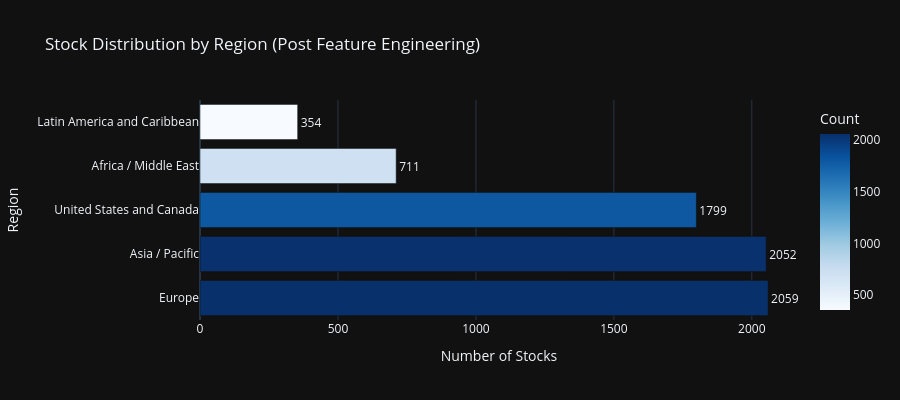
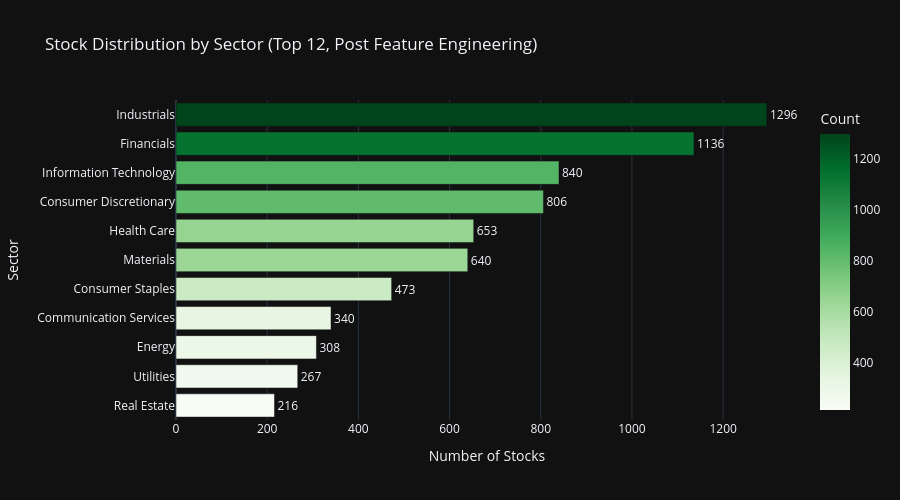
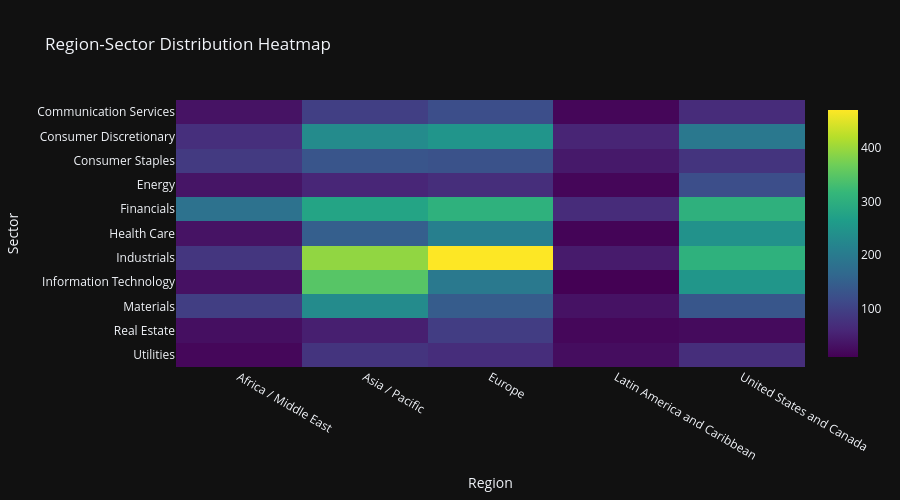
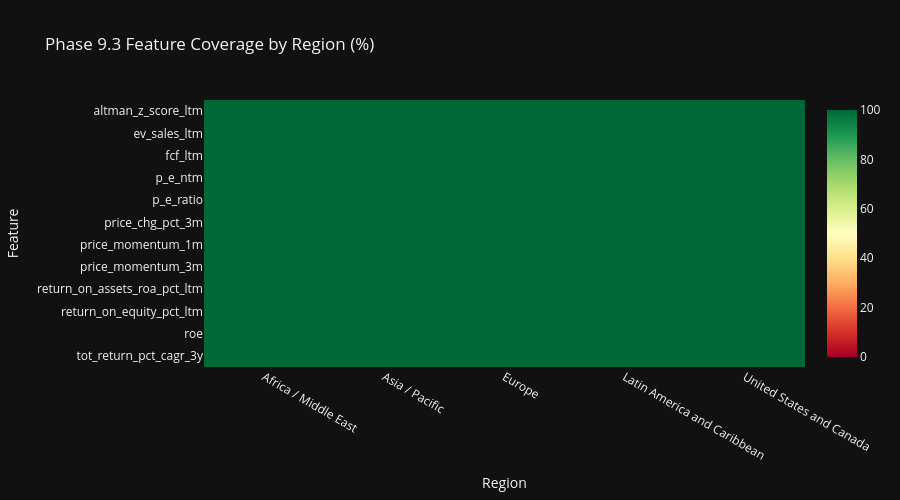

Notebook cell for these charts, in order:
### Markdown cell above
## Cell 7: Region & Sector Analytics with Feature Coverage

Section 17 compliant Plotly visualizations with dark theme.
Enhanced with Phase 9.3 feature analytics by region and sector.

### Code cell
# ============================================================================
# Cell 7: Region & Sector Analytics with Feature Coverage
# ============================================================================

print('=' * 80)
print('REGION & SECTOR ANALYTICS WITH FEATURE COVERAGE')
print('=' * 80)

# Use all_stocks_features (post feature engineering) for analytics
df_analytics = all_stocks_preprocessed

# Region distribution
if 'region' in df_analytics.columns:
    region_counts = df_analytics['region'].value_counts().reset_index()
    region_counts.columns = ['Region', 'Count']
    region_counts['Percentage'] = (region_counts['Count'] / region_counts['Count'].sum() * 100).round(1)

    fig_region = px.bar(
        region_counts,
        x='Count',
        y='Region',
        orientation='h',
        title='Stock Distribution by Region (Post Feature Engineering)',
        template=PLOTLY_TEMPLATE,
        color='Count',
        color_continuous_scale='Blues',
        text='Count',
    )
    fig_region.update_traces(
        textposition='outside',
        hovertemplate='<b>%{y}</b><br>Count: %{x}<br>Percentage: %{customdata[0]:.1f}%',
        customdata=region_counts[['Percentage']].values
    )
    fig_region.update_layout(
        xaxis_title='Number of Stocks',
        yaxis_title='Region',
        height=400,
        showlegend=False,
    )
    fig_region.show()

# Sector distribution (using TOP_N_SECTORS constant)
if 'sector' in df_analytics.columns:
    sector_counts = df_analytics['sector'].value_counts().head(TOP_N_SECTORS).reset_index()
    sector_counts.columns = ['Sector', 'Count']
    sector_counts['Percentage'] = (sector_counts['Count'] / len(df_analytics) * 100).round(1)

    fig_sector = px.bar(
        sector_counts.sort_values('Count'),
        x='Count',
        y='Sector',
        orientation='h',
        title=f'Stock Distribution by Sector (Top {TOP_N_SECTORS}, Post Feature Engineering)',
        template=PLOTLY_TEMPLATE,
        color='Count',
        color_continuous_scale='Greens',
        text='Count',
    )
    fig_sector.update_traces(
        textposition='outside',
        hovertemplate='<b>%{y}</b><br>Count: %{x}<br>Percentage: %{customdata[0]:.1f}%',
        customdata=sector_counts.sort_values('Count')[['Percentage']].values
    )
    fig_sector.update_layout(
        xaxis_title='Number of Stocks',
        yaxis_title='Sector',
        height=500,
        showlegend=False,
    )
    fig_sector.show()

# Region-Sector Heatmap
if 'region' in df_analytics.columns and 'sector' in df_analytics.columns:
    cross_tab = pd.crosstab(
        df_analytics['sector'],
        df_analytics['region']
    ).head(TOP_N_SECTORS)

    fig_heatmap = px.imshow(
        cross_tab,
        title='Region-Sector Distribution Heatmap',
        template=PLOTLY_TEMPLATE,
        color_continuous_scale='Viridis',
        aspect='auto',
    )
    fig_heatmap.update_layout(
        xaxis_title='Region',
        yaxis_title='Sector',
        height=500,
    )
    fig_heatmap.show()

print('\n✓ Distribution visualizations complete')

# ============================================================================
# Feature Coverage Analytics by Region and Sector
# ============================================================================
print('\n' + '=' * 80)
print('📊 PHASE 9.3 FEATURE ANALYTICS BY REGION & SECTOR')
print('=' * 80)

# Define key Phase 9.3 features for analysis (schema-driven from PHASE93_FEATURE_INPUTS)
# Select representative features from each category for coverage analysis
# Define key Phase 9.3 features for analysis (schema-driven from PHASE93_FEATURE_INPUTS)
# Use all 6 categories comprehensively for complete coverage
key_phase93_features = (
        PHASE93_FEATURE_INPUTS.get('profitability', [])[:5] +  # Margins, EBITDA, EBIT, net income
        PHASE93_FEATURE_INPUTS.get('valuation', [])[:5] +  # P/E, P/B, EV ratios
        PHASE93_FEATURE_INPUTS.get('momentum', [])[:5] +  # Price changes, returns
        PHASE93_FEATURE_INPUTS.get('quality_risk', [])[:5] +  # Altman Z, ROE, ROA, volatility
        PHASE93_FEATURE_INPUTS.get('cash_flow', [])[:5] +  # CFO, FCF, CFI, CFF
        PHASE93_FEATURE_INPUTS.get('growth', [])  # Revenue CAGR, growth estimates (all)
)
# Map input columns to engineered feature names where applicable
feature_mapping = {
    'return_on_equity_pct_ltm': 'roe',
    'return_on_assets_roa_pct_ltm': 'roa',
    'p_e_ltm': 'p_e_ratio',
    'p_e_ntm': 'p_e_ratio',
    'ev_ebitda_ltm': 'ev_ebitda_ratio',
    'altman_z_score_ltm': 'altman_z_score',
    'price_chg_pct_1m': 'price_momentum_1m',
    'price_chg_pct_3m': 'price_momentum_3m',
}
# Build list using both raw and engineered feature names
available_phase93 = list(set([
                                 f for f in key_phase93_features if f in df_analytics.columns
                             ] + [
                                 feature_mapping.get(f, f) for f in key_phase93_features
                                 if feature_mapping.get(f, f) in df_analytics.columns
                             ]))[:12]  # Limit to 12 for visualization clarity

if available_phase93 and 'region' in df_analytics.columns:
    print(f'\n📍 Feature Coverage by Region ({len(available_phase93)} key features):')

    # Calculate non-null percentage per region for each feature
    region_coverage_data = []
    for region in df_analytics['region'].unique():
        region_df = df_analytics[df_analytics['region'] == region]
        region_count = len(region_df)

        for feat in available_phase93:
            non_null = region_df[feat].notna().sum()
            coverage_pct = (non_null / region_count * 100) if region_count > 0 else 0
            region_coverage_data.append({
                'Region': region,
                'Feature': feat,
                'Coverage %': round(coverage_pct, 1),
                'Non-Null': non_null,
                'Total': region_count
            })

    region_coverage_df = pd.DataFrame(region_coverage_data)

    # Pivot for heatmap
    region_pivot = region_coverage_df.pivot(index='Feature', columns='Region', values='Coverage %')

    fig_region_coverage = px.imshow(
        region_pivot,
        title='Phase 9.3 Feature Coverage by Region (%)',
        template=PLOTLY_TEMPLATE,
        color_continuous_scale='RdYlGn',
        zmin=0, zmax=100,
        aspect='auto',
    )
    fig_region_coverage.update_layout(
        xaxis_title='Region',
        yaxis_title='Feature',
        height=500,
    )
    fig_region_coverage.show()

if available_phase93 and 'sector' in df_analytics.columns:
    print(f'\n🏢 Feature Coverage by Sector (Top 10 sectors, {len(available_phase93)} key features):')

    # Get top 10 sectors by count
    top_sectors = df_analytics['sector'].value_counts().head(10).index.tolist()

    # Calculate non-null percentage per sector for each feature
    sector_coverage_data = []
    for sector in top_sectors:
        sector_df = df_analytics[df_analytics['sector'] == sector]
        sector_count = len(sector_df)

        for feat in available_phase93:
            non_null = sector_df[feat].notna().sum()
            coverage_pct = (non_null / sector_count * 100) if sector_count > 0 else 0
            sector_coverage_data.append({
                'Sector': str(sector)[:25],  # Truncate long names
                'Feature': feat,
                'Coverage %': round(coverage_pct, 1),
                'Non-Null': non_null,
                'Total': sector_count
            })

    sector_coverage_df = pd.DataFrame(sector_coverage_data)

    # Pivot for heatmap
    sector_pivot = sector_coverage_df.pivot(index='Feature', columns='Sector', values='Coverage %')

    fig_sector_coverage = px.imshow(
        sector_pivot,
        title='Phase 9.3 Feature Coverage by Sector (%)',
        template=PLOTLY_TEMPLATE,
        color_continuous_scale='RdYlGn',
        zmin=0, zmax=100,
        aspect='auto',
    )
    fig_sector_coverage.update_layout(
        xaxis_title='Sector',
        yaxis_title='Feature',
        height=600,
    )
    fig_sector_coverage.show()

# Feature statistics by region
if available_phase93 and 'region' in df_analytics.columns:
    print(f'\n📊 Key Feature Statistics by Region:')

    # Select 3 key features for detailed statistics
    stat_features = ['roe', 'price_momentum_1m', 'debt_to_equity']
    stat_features = [f for f in stat_features if f in df_analytics.columns]

    if stat_features:
        region_stats = df_analytics.groupby('region')[stat_features].agg(['mean', 'median', 'std']).round(3)
        print(region_stats.to_string())

        # Box plot for ROE by region (if available)
        if 'roe' in df_analytics.columns:
            fig_roe_region = px.box(
                df_analytics[df_analytics['roe'].notna()],
                x='region',
                y='roe',
                title='Return on Equity (ROE) Distribution by Region',
                template=PLOTLY_TEMPLATE,
                color='region',
            )
            fig_roe_region.update_layout(
                xaxis_title='Region',
                yaxis_title='ROE',
                height=450,
                showlegend=False,
            )
            fig_roe_region.show()

print('\n✓ Feature analytics by region and sector complete')

### Figure 1 — Plotly figure (JSON) as saved in the notebook; plotly's stock layout.template omitted (floating-point values rounded to 4 significant figures)
{"data": [{"hovertemplate": "<b>%{y}</b><br>Count: %{x}<br>Percentage: %{customdata[0]:.1f}%", "legendgroup": "", "marker": {"color": [2059, 2052, 1799, 711, 354], "coloraxis": "coloraxis", "pattern": {"shape": ""}}, "name": "", "orientation": "h", "showlegend": false, "text": [2059.0, 2052.0, 1799.0, 711.0, 354.0], "textposition": "outside", "x": [2059, 2052, 1799, 711, 354], "xaxis": "x", "y": ["Europe", "Asia / Pacific", "United States and Canada", "Africa / Middle East", "Latin America and Caribbean"], "yaxis": "y", "type": "bar", "customdata": [[29.5], [29.4], [25.8], [10.2], [5.1]]}], "layout": {"xaxis": {"anchor": "y", "domain": [0.0, 1.0], "title": {"text": "Number of Stocks"}}, "yaxis": {"anchor": "x", "domain": [0.0, 1.0], "title": {"text": "Region"}}, "coloraxis": {"colorbar": {"title": {"text": "Count"}}, "colorscale": [[0.0, "rgb(247,251,255)"], [0.125, "rgb(222,235,247)"], [0.25, "rgb(198,219,239)"], [0.375, "rgb(158,202,225)"], [0.5, "rgb(107,174,214)"], [0.625, "rgb(66,146,198)"], [0.75, "rgb(33,113,181)"], [0.875, "rgb(8,81,156)"], [1.0, "rgb(8,48,107)"]]}, "legend": {"tracegroupgap": 0}, "title": {"text": "Stock Distribution by Region (Post Feature Engineering)"}, "barmode": "relative", "height": 400, "showlegend": false}}

### Figure 2 — Plotly figure (JSON) as saved in the notebook; plotly's stock layout.template omitted (floating-point values rounded to 4 significant figures)
{"data": [{"hovertemplate": "<b>%{y}</b><br>Count: %{x}<br>Percentage: %{customdata[0]:.1f}%", "legendgroup": "", "marker": {"color": [216, 267, 308, 340, 473, 640, 653, 806, 840, 1136, 1296], "coloraxis": "coloraxis", "pattern": {"shape": ""}}, "name": "", "orientation": "h", "showlegend": false, "text": [216.0, 267.0, 308.0, 340.0, 473.0, 640.0, 653.0, 806.0, 840.0, 1136.0, 1296.0], "textposition": "outside", "x": [216, 267, 308, 340, 473, 640, 653, 806, 840, 1136, 1296], "xaxis": "x", "y": ["Real Estate", "Utilities", "Energy", "Communication Services", "Consumer Staples", "Materials", "Health Care", "Consumer Discretionary", "Information Technology", "Financials", "Industrials"], "yaxis": "y", "type": "bar", "customdata": [[3.1], [3.8], [4.4], [4.9], [6.8], [9.2], [9.4], [11.6], [12.0], [16.3], [18.6]]}], "layout": {"xaxis": {"anchor": "y", "domain": [0.0, 1.0], "title": {"text": "Number of Stocks"}}, "yaxis": {"anchor": "x", "domain": [0.0, 1.0], "title": {"text": "Sector"}}, "coloraxis": {"colorbar": {"title": {"text": "Count"}}, "colorscale": [[0.0, "rgb(247,252,245)"], [0.125, "rgb(229,245,224)"], [0.25, "rgb(199,233,192)"], [0.375, "rgb(161,217,155)"], [0.5, "rgb(116,196,118)"], [0.625, "rgb(65,171,93)"], [0.75, "rgb(35,139,69)"], [0.875, "rgb(0,109,44)"], [1.0, "rgb(0,68,27)"]]}, "legend": {"tracegroupgap": 0}, "title": {"text": "Stock Distribution by Sector (Top 12, Post Feature Engineering)"}, "barmode": "relative", "height": 500, "showlegend": false}}

### Figure 3 — Plotly figure (JSON) as saved in the notebook; plotly's stock layout.template omitted (floating-point values rounded to 4 significant figures)
{"data": [{"coloraxis": "coloraxis", "name": "0", "x": ["Africa / Middle East", "Asia / Pacific", "Europe", "Latin America and Caribbean", "United States and Canada"], "y": ["Communication Services", "Consumer Discretionary", "Consumer Staples", "Energy", "Financials", "Health Care", "Industrials", "Information Technology", "Materials", "Real Estate", "Utilities"], "z": [[34, 98, 122, 18, 68], [73, 231, 249, 58, 195], [90, 133, 127, 42, 81], [37, 60, 72, 18, 121], [183, 278, 304, 68, 303], [34, 150, 209, 15, 245], [84, 393, 470, 45, 304], [32, 347, 198, 11, 252], [96, 232, 144, 33, 135], [29, 50, 94, 19, 24], [19, 80, 70, 27, 71]], "type": "heatmap", "xaxis": "x", "yaxis": "y", "hovertemplate": "region: %{x}<br>sector: %{y}<br>color: %{z}<extra></extra>"}], "layout": {"xaxis": {"anchor": "y", "domain": [0.0, 1.0], "title": {"text": "Region"}}, "yaxis": {"anchor": "x", "domain": [0.0, 1.0], "autorange": "reversed", "title": {"text": "Sector"}}, "coloraxis": {"colorscale": [[0.0, "#440154"], [0.1111, "#482878"], [0.2222, "#3e4989"], [0.3333, "#31688e"], [0.4444, "#26828e"], [0.5556, "#1f9e89"], [0.6667, "#35b779"], [0.7778, "#6ece58"], [0.8889, "#b5de2b"], [1.0, "#fde725"]]}, "title": {"text": "Region-Sector Distribution Heatmap"}, "height": 500}}

### Figure 4 — Plotly figure (JSON) as saved in the notebook; plotly's stock layout.template omitted (floating-point values rounded to 4 significant figures)
{"data": [{"coloraxis": "coloraxis", "name": "0", "x": ["Africa / Middle East", "Asia / Pacific", "Europe", "Latin America and Caribbean", "United States and Canada"], "y": ["altman_z_score_ltm", "ev_sales_ltm", "fcf_ltm", "p_e_ntm", "p_e_ratio", "price_chg_pct_3m", "price_momentum_1m", "price_momentum_3m", "return_on_assets_roa_pct_ltm", "return_on_equity_pct_ltm", "roe", "tot_return_pct_cagr_3y"], "z": [[100.0, 100.0, 100.0, 100.0, 100.0], [100.0, 100.0, 100.0, 100.0, 100.0], [100.0, 100.0, 100.0, 100.0, 100.0], [100.0, 100.0, 100.0, 100.0, 100.0], [100.0, 100.0, 100.0, 100.0, 100.0], [100.0, 100.0, 100.0, 100.0, 100.0], [100.0, 100.0, 100.0, 100.0, 100.0], [100.0, 100.0, 100.0, 100.0, 100.0], [100.0, 100.0, 100.0, 100.0, 100.0], [100.0, 100.0, 100.0, 100.0, 100.0], [100.0, 100.0, 100.0, 100.0, 100.0], [100.0, 100.0, 100.0, 100.0, 100.0]], "type": "heatmap", "xaxis": "x", "yaxis": "y", "hovertemplate": "Region: %{x}<br>Feature: %{y}<br>color: %{z}<extra></extra>"}], "layout": {"xaxis": {"anchor": "y", "domain": [0.0, 1.0], "title": {"text": "Region"}}, "yaxis": {"anchor": "x", "domain": [0.0, 1.0], "autorange": "reversed", "title": {"text": "Feature"}}, "coloraxis": {"colorscale": [[0.0, "rgb(165,0,38)"], [0.1, "rgb(215,48,39)"], [0.2, "rgb(244,109,67)"], [0.3, "rgb(253,174,97)"], [0.4, "rgb(254,224,139)"], [0.5, "rgb(255,255,191)"], [0.6, "rgb(217,239,139)"], [0.7, "rgb(166,217,106)"], [0.8, "rgb(102,189,99)"], [0.9, "rgb(26,152,80)"], [1.0, "rgb(0,104,55)"]], "cmin": 0, "cmax": 100}, "title": {"text": "Phase 9.3 Feature Coverage by Region (%)"}, "height": 500}}
